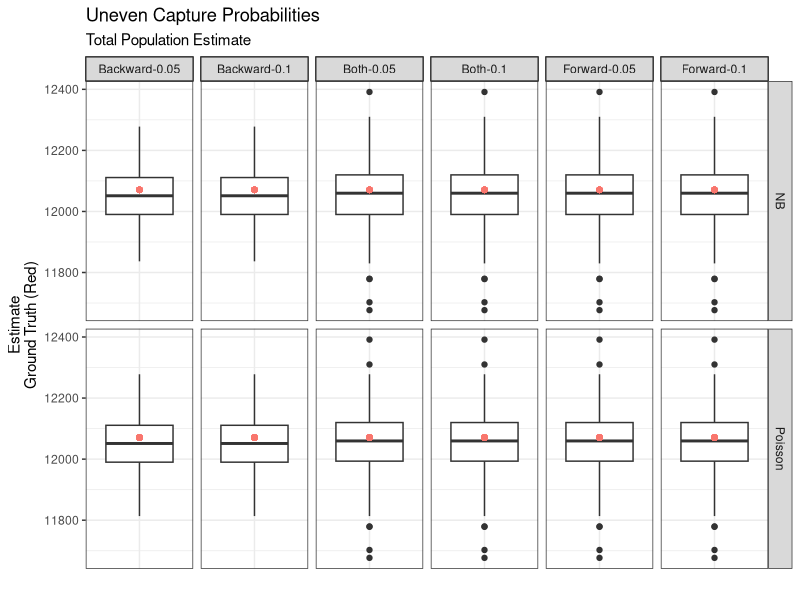
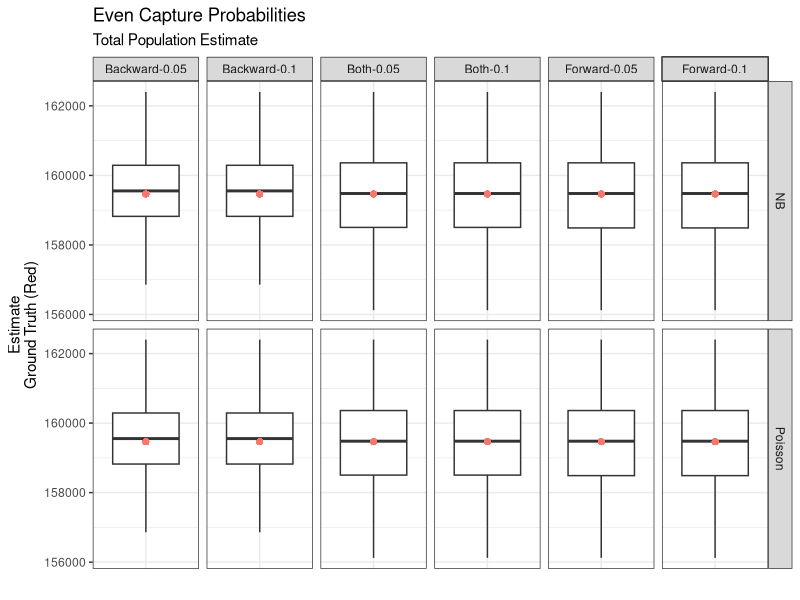
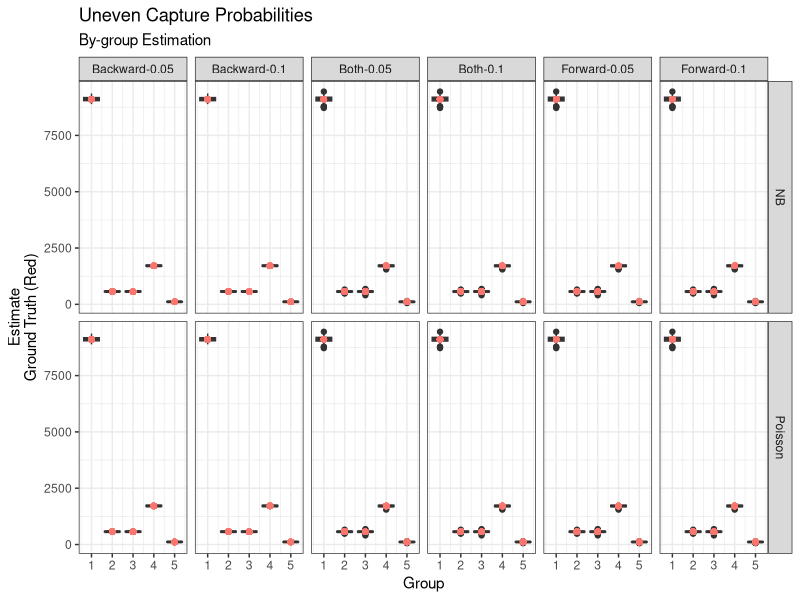
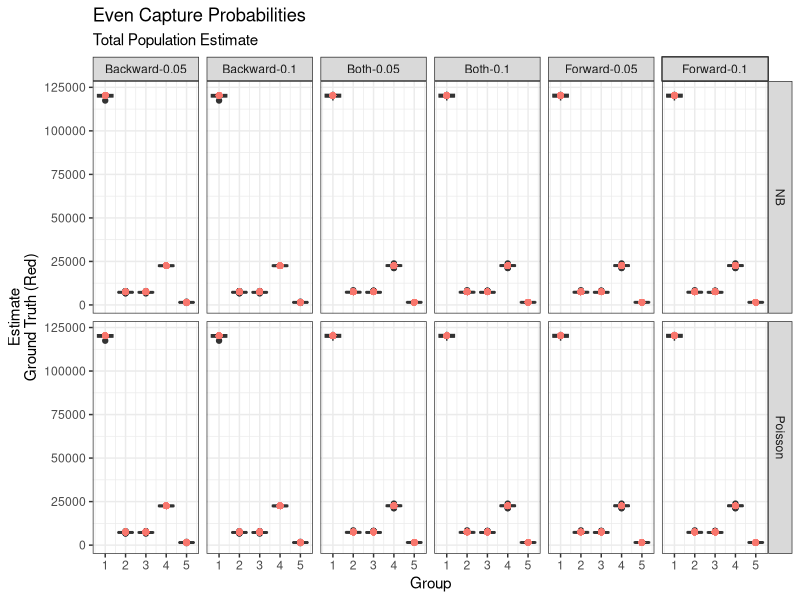
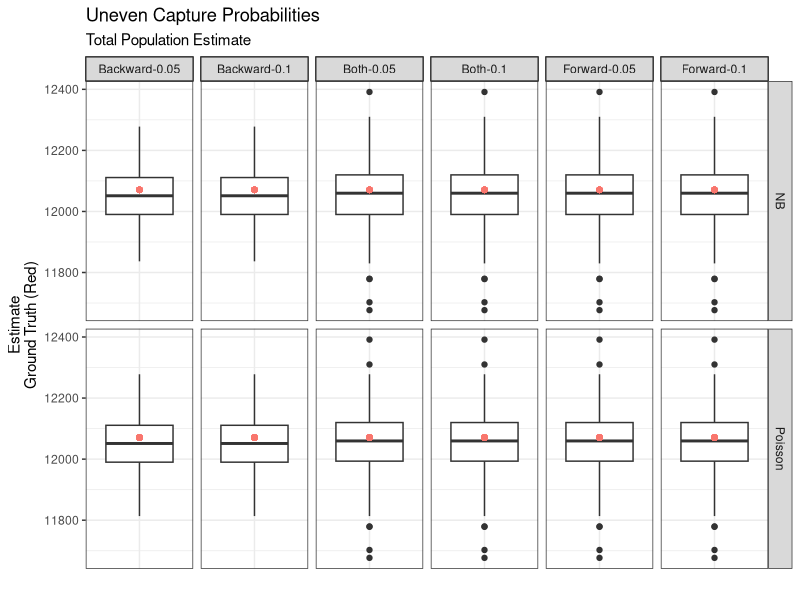
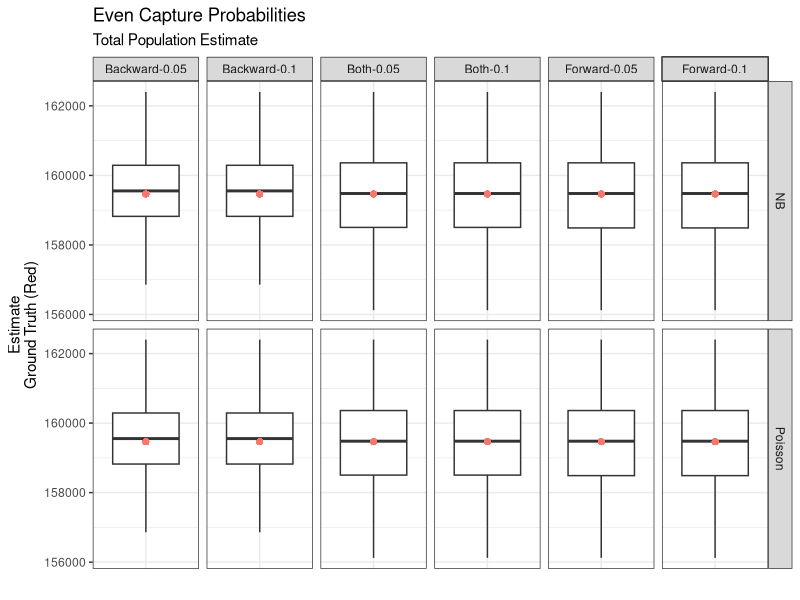
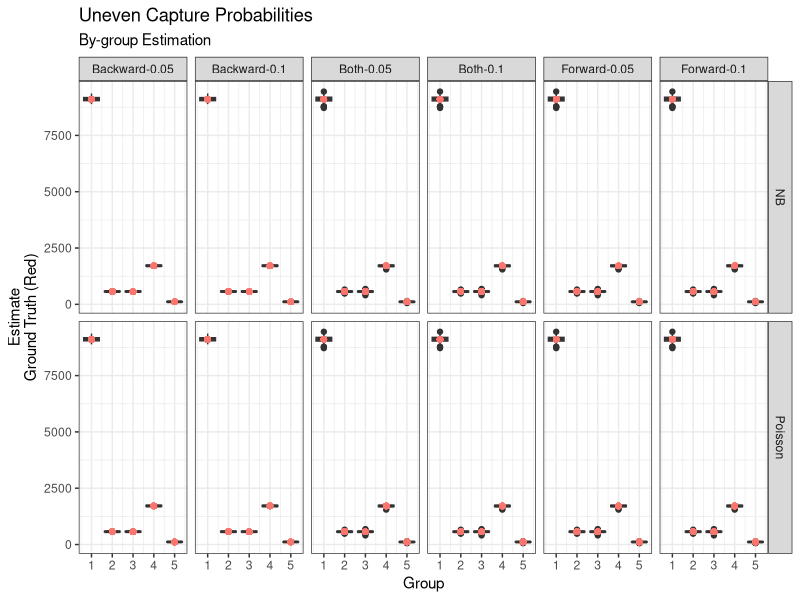
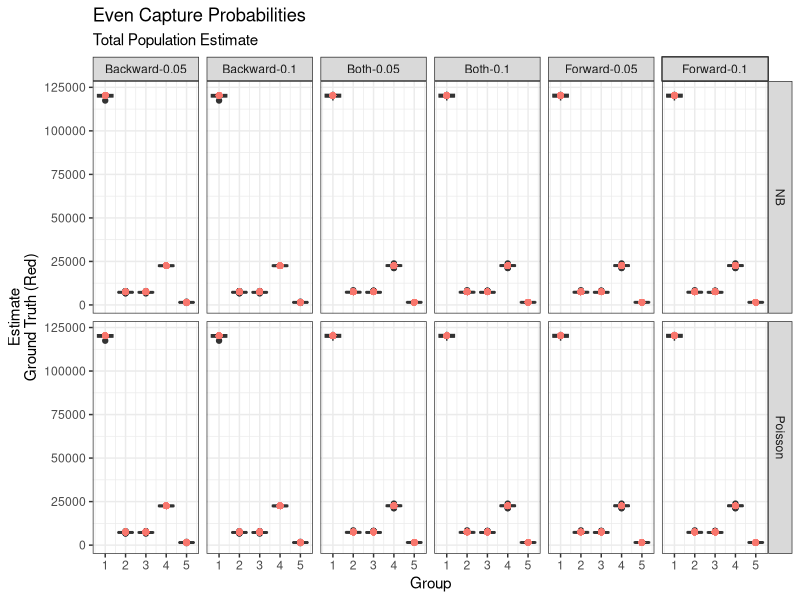

Generate these figures, in order, with R:
library(ggplot2)
library(data.table)

ECNS <- fread("../Data/evenCaptures_noStrata.csv")
ECS <- fread("../Data/evenCaptures_Strata.csv")
UECS <- fread("../Data/unevenCaptures_fiveStrata.csv")
UECNS <- fread("../Data/unevencaptures_noStrata.csv")

makeFig <- function(data) {
  if(length(unique(data$Group)) != 1) stratified <- TRUE else stratified <- FALSE
  DT <- data[, mgt := mean(GroundTruth), by = c("Group", "Method", "Model")]
  
  if(!stratified) {
    plabs <- labs(x = "")
    pticks <- theme(axis.text.x = element_blank(),
                    axis.ticks.x = element_blank())
  } else {
    plabs <- labs(x = "Group")
    pticks <- theme()
  }
  
  
  p <- ggplot(DT, aes(y = Estimate, x = Group, group = Group)) + 
    geom_boxplot() + 
    geom_point(aes(y = mgt, color = "red")) + 
    guides(color = "none",
           size = "none") + 
    theme_bw() + 
    facet_grid(Method~Model) + 
    plabs + 
    pticks + 
    labs(y = "Estimate\nGround Truth (Red)")
  
  return(p)
}

makeFig(UECNS) + labs(title = "Uneven Capture Probabilities",
                      subtitle = "Total Population Estimate")
ggsave("../Figures/unevenCaptures_noStrata.png")

makeFig(ECNS) + labs(title = "Even Capture Probabilities",
                     subtitle = "Total Population Estimate")
ggsave("../Figures/evenCaptures_noStrata.png")

makeFig(UECS) + labs(title = "Uneven Capture Probabilities",
                     subtitle = "By-group Estimation")
ggsave("../Figures/unevenCptures_strata.png")

makeFig(ECS) + labs(title = "Even Capture Probabilities",
                    subtitle = "Total Population Estimate")
ggsave("../Figures/evenCptures_strata.png")
